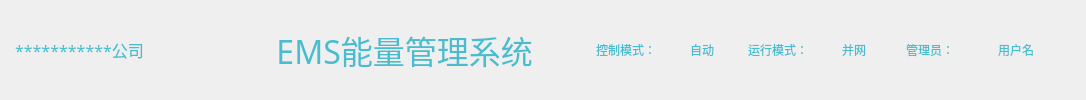
     <widget class="QWidget" name="widget_12" native="true">
      <layout class="QHBoxLayout" name="horizontalLayout_4" stretch="2,3,3,1,1">
       <item>
        <layout class="QHBoxLayout" name="horizontalLayout_8" stretch="1">
         <property name="spacing">
          <number>0</number>
         </property>
         <item>
          <widget class="QPushButton" name="Exit_7">
           <property name="font">
            <font>
             <family>宋体</family>
             <pointsize>12</pointsize>
             <weight>50</weight>
             <bold>false</bold>
            </font>
           </property>
           <property name="styleSheet">
            <string notr="true">background-color:transparent;
border-color: rgb(255, 255, 255);
color: rgb(72, 189, 207);</string>
           </property>
           <property name="text">
            <string>***********公司</string>
           </property>
           <property name="flat">
            <bool>true</bool>
           </property>
          </widget>
         </item>
        </layout>
       </item>
       <item>
        <spacer name="horizontalSpacer">
         <property name="orientation">
          <enum>Qt::Horizontal</enum>
         </property>
         <property name="sizeHint" stdset="0">
          <size>
           <width>40</width>
           <height>20</height>
          </size>
         </property>
        </spacer>
       </item>
       <item>
        <widget class="QLabel" name="label_4">
         <property name="font">
          <font>
           <family>宋体</family>
           <pointsize>24</pointsize>
          </font>
         </property>
         <property name="styleSheet">
          <string notr="true">color: rgb(72, 189, 207);</string>
         </property>
         <property name="text">
          <string> EMS能量管理系统</string>
         </property>
         <property name="alignment">
          <set>Qt::AlignCenter</set>
         </property>
        </widget>
       </item>
       <item>
        <spacer name="horizontalSpacer_2">
         <property name="orientation">
          <enum>Qt::Horizontal</enum>
         </property>
         <property name="sizeType">
          <enum>QSizePolicy::Expanding</enum>
         </property>
         <property name="sizeHint" stdset="0">
          <size>
           <width>80</width>
           <height>20</height>
          </size>
         </property>
        </spacer>
       </item>
       <item>
        <layout class="QHBoxLayout" name="horizontalLayout_14">
         <property name="rightMargin">
          <number>10</number>
         </property>
         <item>
          <widget class="QWidget" name="widget_16" native="true">
           <property name="maximumSize">
            <size>
             <width>520</width>
             <height>16777215</height>
            </size>
           </property>
           <property name="styleSheet">
            <string notr="true">gridline-color: rgb(170, 255, 255);</string>
           </property>
           <layout class="QHBoxLayout" name="horizontalLayout_3" stretch="0,0,0,0,0,0,0,0,0,0">
            <item>
             <spacer name="horizontalSpacer_5">
              <property name="orientation">
               <enum>Qt::Horizontal</enum>
              </property>
              <property name="sizeHint" stdset="0">
               <size>
                <width>40</width>
                <height>20</height>
               </size>
              </property>
             </spacer>
            </item>
            <item>
             <widget class="QPushButton" name="Exit_5">
              <property name="sizePolicy">
               <sizepolicy hsizetype="Expanding" vsizetype="Fixed">
                <horstretch>0</horstretch>
                <verstretch>0</verstretch>
               </sizepolicy>
              </property>
              <property name="minimumSize">
               <size>
                <width>0</width>
                <height>0</height>
               </size>
              </property>
              <property name="maximumSize">
               <size>
                <width>100</width>
                <height>16777215</height>
               </size>
              </property>
              <property name="font">
               <font>
                <family>宋体</family>
                <pointsize>9</pointsize>
                <weight>50</weight>
                <bold>false</bold>
               </font>
              </property>
              <property name="styleSheet">
               <string notr="true">background-color:transparent;
border-color: rgb(255, 255, 255);
color: rgb(72, 189, 207);</string>
              </property>
              <property name="text">
               <string>控制模式：</string>
              </property>
              <property name="flat">
               <bool>true</bool>
              </property>
             </widget>
            </item>
            <item>
             <widget class="QPushButton" name="Exit_8">
              <property name="sizePolicy">
               <sizepolicy hsizetype="Expanding" vsizetype="Fixed">
                <horstretch>0</horstretch>
                <verstretch>0</verstretch>
               </sizepolicy>
              </property>
              <property name="minimumSize">
               <size>
                <width>0</width>
                <height>0</height>
               </size>
              </property>
              <property name="maximumSize">
               <size>
                <width>60</width>
                <height>16777215</height>
               </size>
              </property>
              <property name="font">
               <font>
                <family>宋体</family>
                <pointsize>9</pointsize>
                <weight>50</weight>
                <bold>false</bold>
               </font>
              </property>
              <property name="styleSheet">
               <string notr="true">background-color:transparent;
border-color: rgb(255, 255, 255);
color: rgb(72, 189, 207);</string>
              </property>
              <property name="text">
               <string>自动</string>
              </property>
              <property name="flat">
               <bool>true</bool>
              </property>
             </widget>
            </item>
            <item>
             <spacer name="horizontalSpacer_3">
              <property name="orientation">
               <enum>Qt::Horizontal</enum>
              </property>
              <property name="sizeHint" stdset="0">
               <size>
                <width>40</width>
                <height>20</height>
               </size>
              </property>
             </spacer>
            </item>
            <item>
             <widget class="QPushButton" name="Exit_6">
              <property name="sizePolicy">
               <sizepolicy hsizetype="Expanding" vsizetype="Fixed">
                <horstretch>0</horstretch>
                <verstretch>0</verstretch>
               </sizepolicy>
              </property>
              <property name="maximumSize">
               <size>
                <width>100</width>
                <height>16777215</height>
               </size>
              </property>
              <property name="font">
               <font>
                <family>宋体</family>
                <pointsize>9</pointsize>
                <weight>50</weight>
                <bold>false</bold>
               </font>
              </property>
              <property name="styleSheet">
               <string notr="true">background-color:transparent;
border-color: rgb(255, 255, 255);
color: rgb(72, 189, 207);</string>
              </property>
              <property name="text">
               <string>运行模式：</string>
              </property>
              <property name="flat">
               <bool>true</bool>
              </property>
             </widget>
            </item>
            <item>
             <widget class="QPushButton" name="Exit_9">
              <property name="sizePolicy">
               <sizepolicy hsizetype="Expanding" vsizetype="Fixed">
                <horstretch>0</horstretch>
                <verstretch>0</verstretch>
               </sizepolicy>
              </property>
              <property name="minimumSize">
               <size>
                <width>0</width>
                <height>0</height>
               </size>
              </property>
              <property name="maximumSize">
               <size>
                <width>60</width>
                <height>16777215</height>
               </size>
              </property>
              <property name="font">
               <font>
                <family>宋体</family>
                <pointsize>9</pointsize>
                <weight>50</weight>
                <bold>false</bold>
               </font>
              </property>
              <property name="styleSheet">
               <string notr="true">background-color:transparent;
border-color: rgb(255, 255, 255);
color: rgb(72, 189, 207);</string>
              </property>
              <property name="text">
               <string>并网</string>
              </property>
              <property name="flat">
               <bool>true</bool>
              </property>
             </widget>
            </item>
            <item>
             <spacer name="horizontalSpacer_4">
              <property name="orientation">
               <enum>Qt::Horizontal</enum>
              </property>
              <property name="sizeHint" stdset="0">
               <size>
                <width>40</width>
                <height>20</height>
               </size>
              </property>
             </spacer>
            </item>
            <item>
             <widget class="QPushButton" name="Exit_4">
              <property name="sizePolicy">
               <sizepolicy hsizetype="Expanding" vsizetype="Fixed">
                <horstretch>0</horstretch>
                <verstretch>0</verstretch>
               </sizepolicy>
              </property>
              <property name="font">
               <font>
                <family>宋体</family>
                <pointsize>9</pointsize>
                <weight>50</weight>
                <bold>false</bold>
               </font>
              </property>
              <property name="styleSheet">
               <string notr="true">background-color:transparent;
border-color: rgb(255, 255, 255);
color: rgb(72, 189, 207);</string>
              </property>
              <property name="text">
               <string>管理员：</string>
              </property>
              <property name="flat">
               <bool>true</bool>
              </property>
             </widget>
            </item>
            <item>
             <widget class="QPushButton" name="Exit_10">
              <property name="sizePolicy">
               <sizepolicy hsizetype="Expanding" vsizetype="Fixed">
                <horstretch>0</horstretch>
                <verstretch>0</verstretch>
               </sizepolicy>
              </property>
              <property name="font">
               <font>
                <family>宋体</family>
                <pointsize>9</pointsize>
                <weight>50</weight>
                <bold>false</bold>
               </font>
              </property>
              <property name="styleSheet">
               <string notr="true">background-color:transparent;
border-color: rgb(255, 255, 255);
color: rgb(72, 189, 207);</string>
              </property>
              <property name="text">
               <string>用户名</string>
              </property>
              <property name="flat">
               <bool>true</bool>
              </property>
             </widget>
            </item>
            <item>
             <spacer name="horizontalSpacer_6">
              <property name="orientation">
               <enum>Qt::Horizontal</enum>
              </property>
              <property name="sizeHint" stdset="0">
               <size>
                <width>40</width>
                <height>20</height>
               </size>
              </property>
             </spacer>
            </item>
           </layout>
          </widget>
         </item>
        </layout>
       </item>
      </layout>
     </widget>
